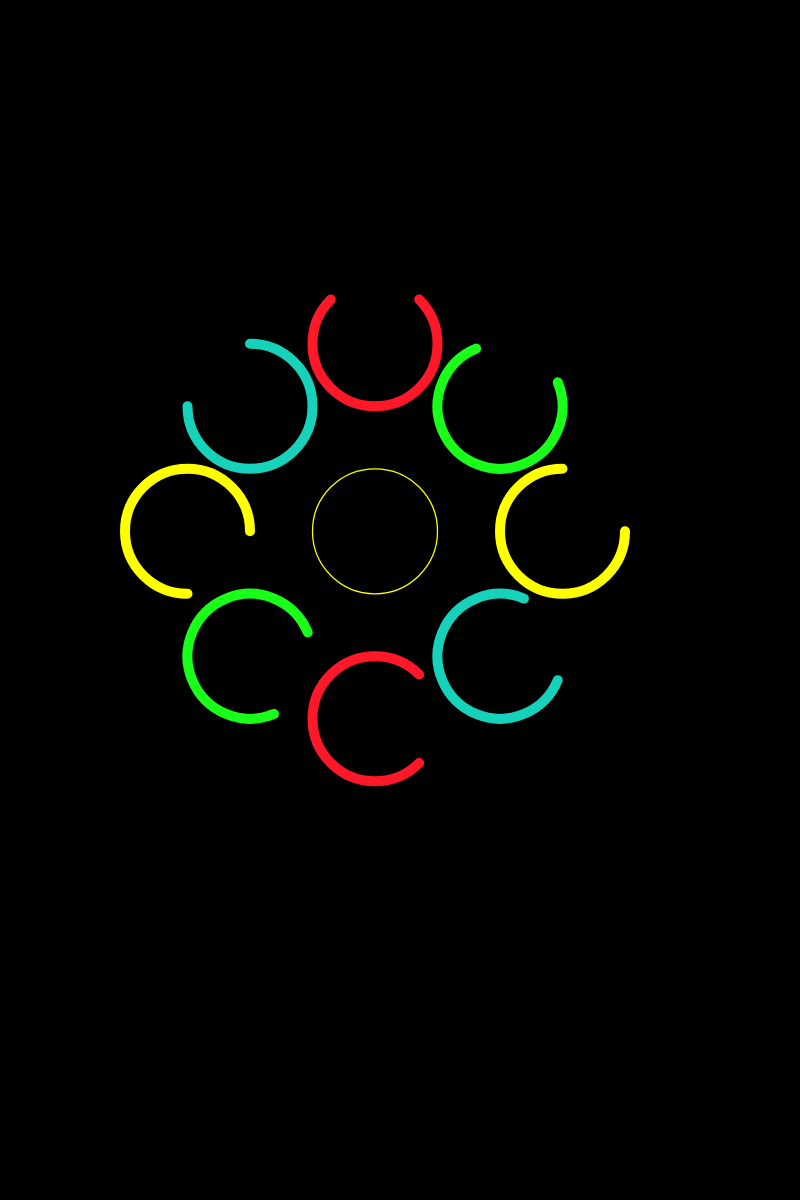
Frame 1 (no input)
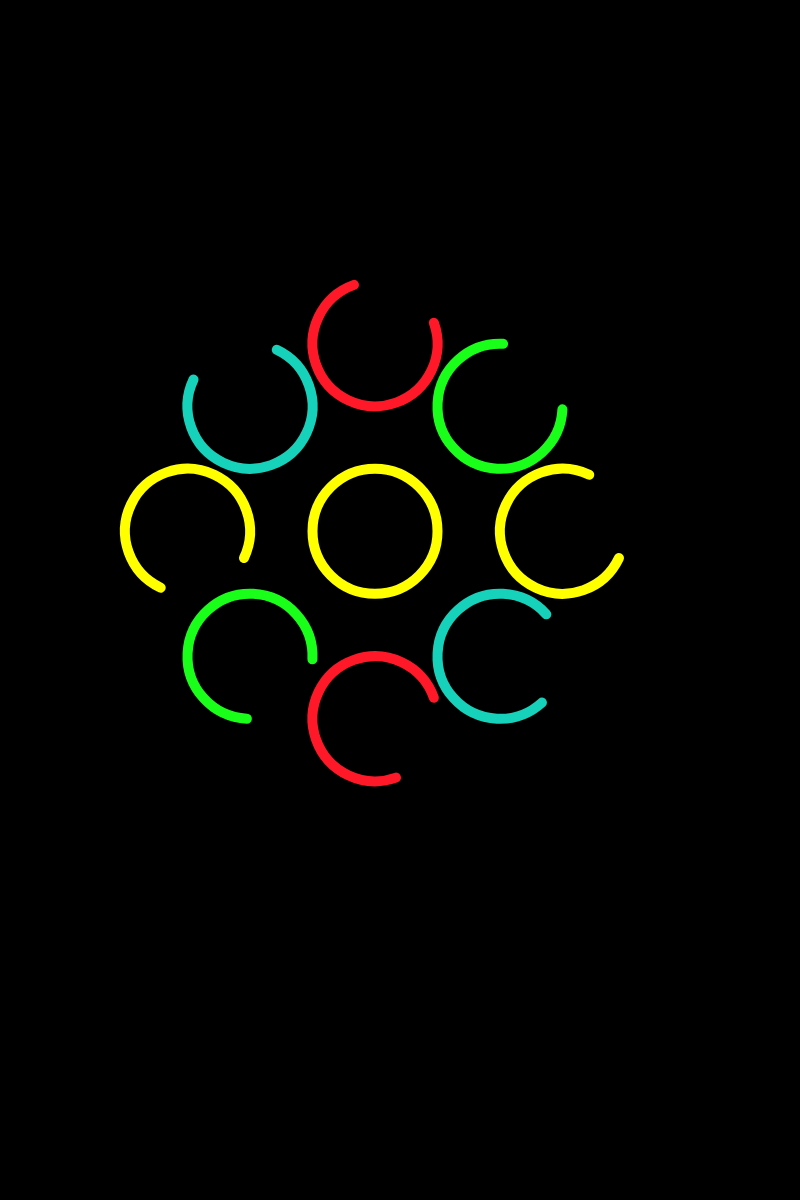
Frame 60 (no input)
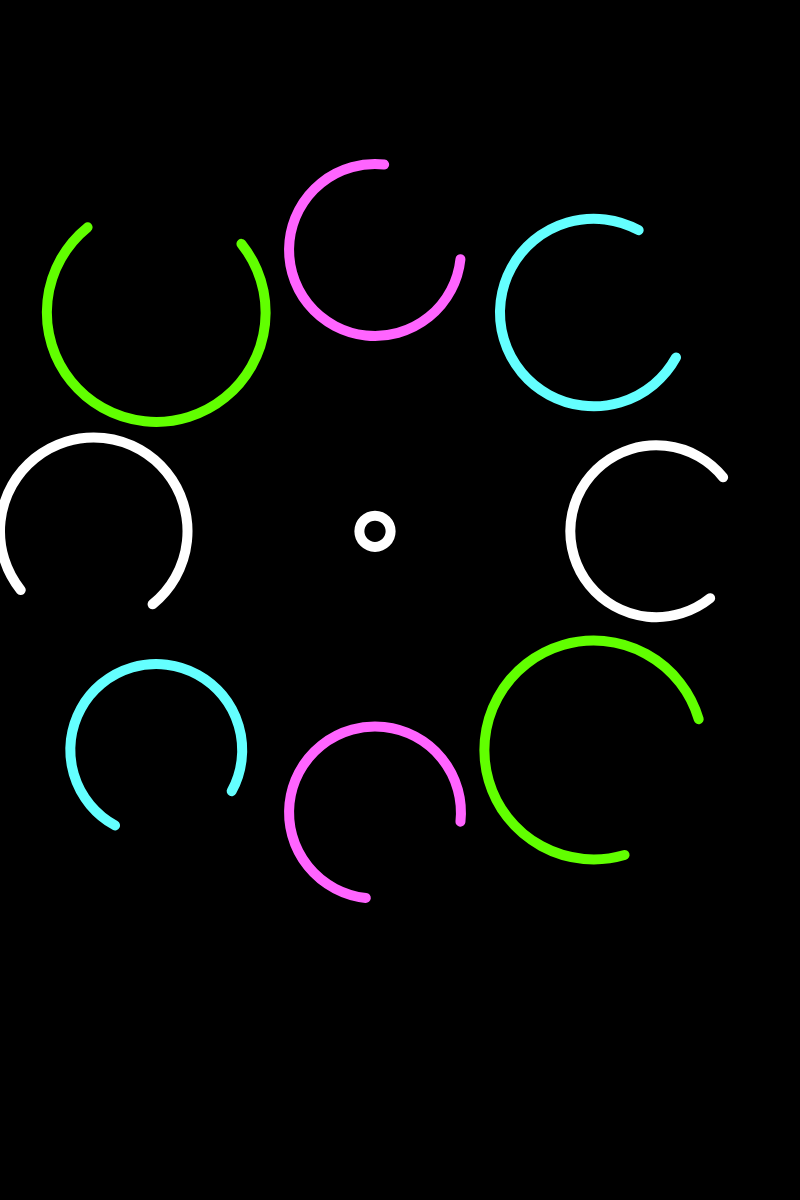
Frame 120 (the mouse pressed at the canvas centre since frame 60)

The p5.js sketch that drew these frames (run headless with seeded random() and noise() and a simulated clock; from frame 60 on, the mouse is pressed at the canvas centre):

// p5.js sketch
// ── sketch.js
let angle = 0

function setup() {
  createCanvas(800, 1200);
}

function draw() {
  background(0);

  //First
  scale(1.25);
  translate(50,175)
   fill(0 )
  stroke(255 + mouseY/8, 255 + mouseY/4, 0 + mouseY/2 )

  ellipse(250,250,100 - mouseY/8,100 - mouseY/8)
  fill(243, 14, 140)
  stroke(255, 255,0)
  strokeWeight(8)

  push()
  // fill(255, 183, 178)

  translate(150  - mouseY/8, 150  - mouseY/8)
  rotate(HALF_PI + angle)
  fill(0 )
  stroke(22 + mouseY/8, 210 + mouseY/4, 187 - mouseY/2 )

  arc(0, 0, 100+ mouseY/8, 100+ mouseY/8, PI, HALF_PI)
  pop()

  push()
    // fill(255, 218, 193)

  // strokeWeight(2)
  translate(250, 100 - mouseY/8)
  rotate(HALF_PI *1.5 + angle)
 fill(0 )
  stroke(255 + mouseY/8, 25 + mouseY/8, 40 + mouseY/2 )

  arc(0, 0, 100+ mouseY/16, 100+ mouseY/16, PI, HALF_PI)
  pop()

  push()
    // fill(226, 240, 203)

  // strokeWeight(2)
  translate(150  - mouseY/8, 350 + mouseY/8)
  rotate(HALF_PI * 2.75 + angle)
 fill(0 )
 stroke(25 + mouseY/8, 255 + mouseY/4, 25 + mouseY/2 )

  arc(0, 0, 100+ mouseY/16, 100+ mouseY/16, PI, HALF_PI)
  pop()

  push()
    // fill(255, 154, 162)

  // strokeWeight(2)
  translate(100 - mouseY/8, 250)
  rotate(HALF_PI * 3 + angle)
 fill(0 )
  stroke(255 + mouseY/8, 255 + mouseY/4, 0 + mouseY/2 )
  arc(0, 0, 100+ mouseY/12, 100+ mouseY/12, PI, HALF_PI)
  pop()


  //Second
  // fill(181, 234, 215)
  stroke(255,255,0)
  // strokeWeight(2)

  push()
  // fill(199, 206, 234)
  // strokeWeight(2)
  translate(350  + mouseY/8, 150 - mouseY/8 )
  rotate(HALF_PI * 1.75 + angle)
 fill(0 )
  stroke(25 + mouseY/8, 255 + mouseY/4, 25 + mouseY/2 )
  arc(0, 0, 100+ mouseY/12, 100+ mouseY/12, PI, HALF_PI)
  pop()

  push()
  // strokeWeight(2)
  translate(250, 400 + mouseY/8)
  rotate(HALF_PI * 2.5 + angle)
  fill(0 )
  stroke(255 + mouseY/8, 25 + mouseY/8, 40 + mouseY/2 )

  arc(0, 0, 100+ mouseY/16, 100+ mouseY/16, PI, HALF_PI)
  pop()

  push()
   // fill(255, 154, 162)
  // strokeWeight(2)
  translate(350 + mouseY/8, 350 + mouseY/8)
  rotate(HALF_PI * 2.25 + angle)
  fill(0 )
   stroke(22 + mouseY/8, 210 + mouseY/4, 187 - mouseY/2 )

  arc(0, 0, 100 + mouseY/8, 100+ mouseY/8, PI, HALF_PI)
  pop()

  push()
  // strokeWeight(2)
  translate(400 + mouseY/8, 250)
  rotate(HALF_PI * 2 + angle)
    fill(0 )
  stroke(255 + mouseY/8, 255 + mouseY/4, 0 + mouseY/2 )

  arc(0, 0, 100 + mouseY/16, 100 + mouseY/16, PI, HALF_PI)
  pop()


  angle += 0.0075
}
